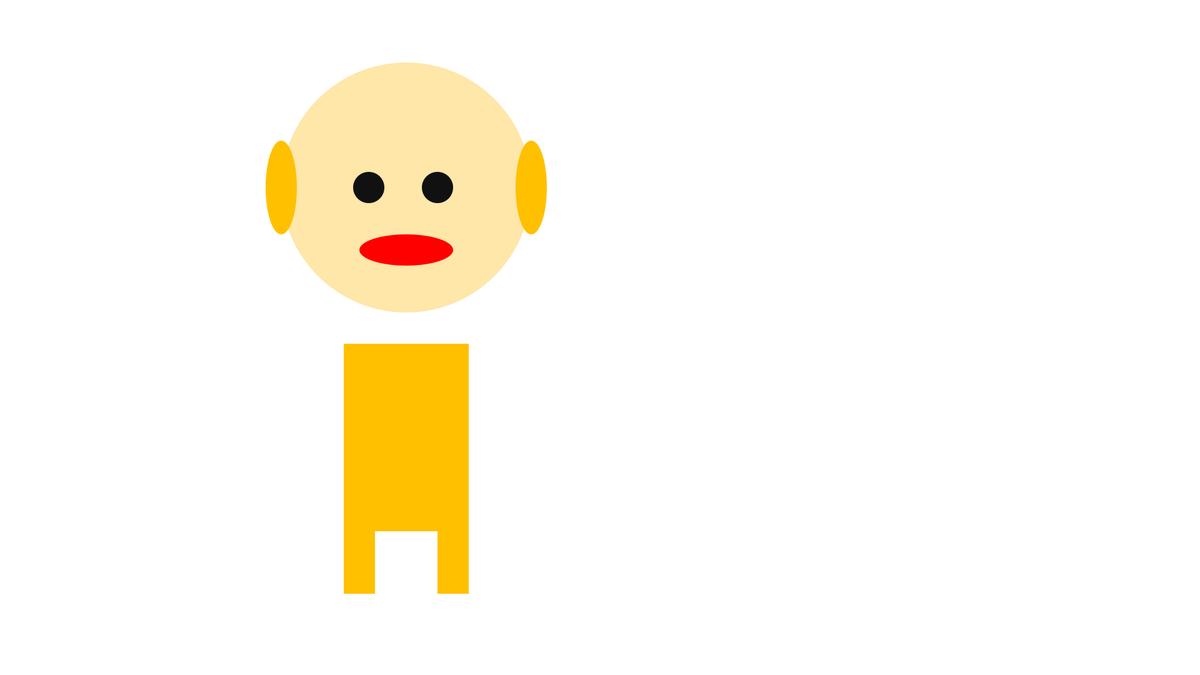
Frame 1 (no input)
Frame 60 (the mouse pressed at the canvas centre just before this capture): identical to frame 1, image omitted
Frame 120 (the mouse held since frame 60 and released just before this capture): identical to frame 1, image omitted

The Processing sketch that drew this single still picture (run headless with seeded random() and noise(); from frame 60 on, the mouse is pressed at the canvas centre):

// Processing sketch: processing_139217
// ── processing_139217.pde

void setup()
 {
   size(1920,1080);
   frameRate(24);
   noStroke();
fill(84,62,153);

 }

void draw()
{
  background(255);
  fill(255,230,169);
   ellipse(650,300,400,400);
   fill(17);
 ellipse(590,300,50,50);
 fill(17);
ellipse(700,300,50,50);
fill(255,0,0);
ellipse(650,400,150,50);
fill(255,192,0);
ellipse(850,300,50,150);
ellipse(450,300,50,150);
rect(550,550,200,300);
rect(700,650,50,300);
rect(550,650,50,300);

}
